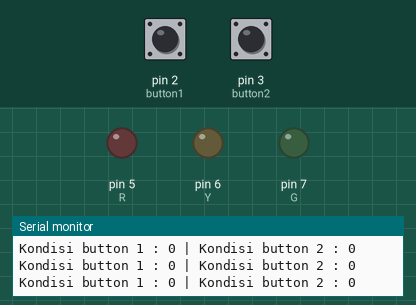
A sketch run on a simulated Arduino Uno, built with avr-gcc and run on an emulated ATmega328P. On the bench: output pins drawn as LEDs (lit = HIGH), the last lines printed to the serial monitor. The test bench sets the inputs (shaded band); at power-on: pin 2 (button1) LOW, pin 3 (button2) LOW.

Above: at 1.2 s.
1.3 s: pin 2 (button1) pulled HIGH for 0.15 s
At 1.45 s:
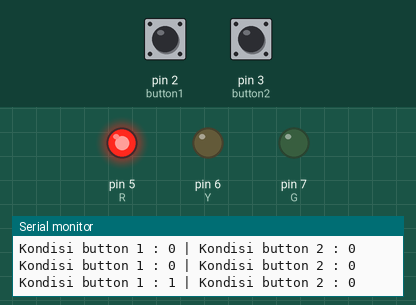
3.0 s: pin 2 (button1) pulled HIGH for 3.2 s
At 7.5 s:
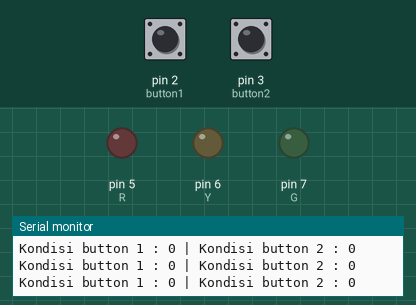
9.2 s: pin 3 (button2) pulled HIGH for 3.2 s
At 10.2 s:
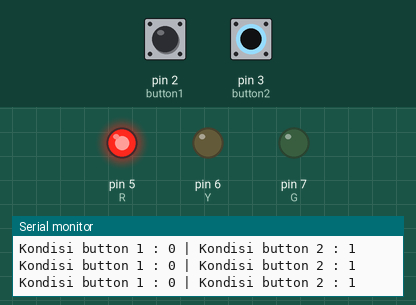
Timing chart, 0 to 14.0 s (numbered marks = the images above; inputs shaded):
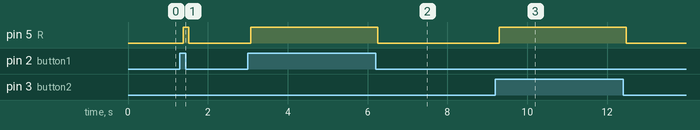

The sketch:

1.fungsiOrButton.ino
```cpp
//variable button
int button1 = 2;
int button2 = 3;
//int button3 = 4;

//variable LED
int R = 5;
int Y = 6;
int G = 7;

void setup() {
  // put your setup code here, to run once:
  Serial.begin(9600);

  //setup pin mode
  pinMode(button1,INPUT);
  pinMode(button2,INPUT);
//  pinMode(button3,INPUT);

  pinMode(R,OUTPUT);
  pinMode(Y,OUTPUT);
  pinMode(G,OUTPUT);

}

void loop() {

  //read button condition
  int readButton1 = digitalRead(button1);
  int readButton2 = digitalRead(button2);
//  int readButton3 = digitalRead(button3);

  //print Serial
  Serial.print("Kondisi button 1 : "); Serial.print(readButton1);
  Serial.print(" | Kondisi button 2 : "); Serial.print(readButton2);
//  Serial.print(" | Kondisi button 3 : "); Serial.print(readButton3);
  Serial.println();

  //logic

  //start of button 1
  if(readButton1 == 1 || readButton2 == 1){
    digitalWrite(R,HIGH);
  }else{
    digitalWrite(R,LOW);
  }
  //end of button 1

//  //start of button 2
//   if(readButton2 == 1){
//    digitalWrite(Y,HIGH);
//   }else{
//    digitalWrite(Y,LOW);
//   }
//   //end of button 2
//
//   //start of button 3
//    if(readButton3 == 1){
//      digitalWrite(G,HIGH);
//    }else{
//      digitalWrite(G,LOW);
//    }
//   //end of button 3

}
```

Measured:
- after the input at 1.3 s, pin 5 (R): LOW → HIGH after 0.08 s, → LOW 0.14 s later
- after the input at 3.0 s, pin 5 (R): LOW → HIGH after 0.07 s, → LOW 3.2 s later
- after the input at 9.2 s, pin 5 (R): LOW → HIGH after 0.09 s, → LOW 3.2 s later
